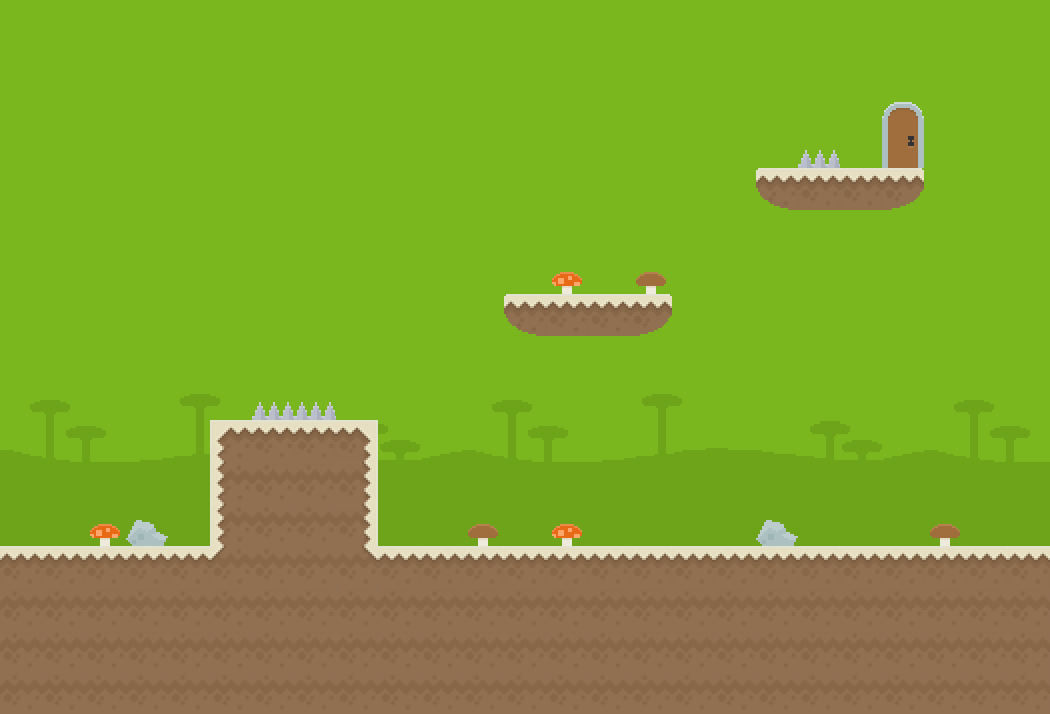

Rendered tile map (Tiled .tmx) drawn with the repository's tilesets; below, a short description and the full map source, tile grids included:
An orthogonal 25x17 tile map with 42x42 px tiles, 2 tile layers (background, foreground) and 3 objects (player, diamond).

<map version="1.0" tiledversion="1.0.2" orientation="orthogonal" renderorder="right-down" width="25" height="17" tilewidth="42" tileheight="42" nextobjectid="29">
 <tileset firstgid="1" source="tileset.tsx" />
 <layer name="background" width="25" height="17">
  <data encoding="csv">
330,330,330,330,330,330,330,330,330,330,330,330,330,330,330,330,330,330,330,330,330,330,330,330,330,
330,330,330,330,330,330,330,330,330,330,330,330,330,330,330,330,330,330,330,330,330,330,330,330,330,
330,330,330,330,330,330,330,330,330,330,330,330,330,330,330,330,330,330,330,330,330,330,330,330,330,
330,330,330,330,330,330,330,330,330,330,330,330,330,330,330,330,330,330,330,330,330,330,330,330,330,
330,330,330,330,330,330,330,330,330,330,330,330,330,330,330,330,330,330,330,330,330,330,330,330,330,
330,330,330,330,330,330,330,330,330,330,330,330,330,330,330,330,330,330,330,330,330,330,330,330,330,
330,330,330,330,330,330,330,330,330,330,330,330,330,330,330,330,330,330,330,330,330,330,330,330,330,
330,330,330,330,330,330,330,330,330,330,330,330,330,330,330,330,330,330,330,330,330,330,330,330,330,
330,330,330,330,330,330,330,330,330,330,330,330,330,330,330,330,330,330,330,330,330,330,330,330,330,
320,321,322,323,324,325,326,327,328,329,330,320,321,322,323,324,325,326,327,328,329,330,320,321,322,
350,351,352,353,354,355,356,357,358,359,360,350,351,352,353,354,355,356,357,358,359,360,350,351,352,
380,381,382,383,384,385,386,387,388,389,390,380,381,382,383,384,385,386,387,388,389,390,380,381,382,
390,390,390,390,390,390,390,390,390,390,390,390,390,390,390,390,390,390,390,390,390,390,390,390,390,
390,390,390,390,390,390,390,390,390,390,390,390,390,390,390,390,390,390,390,390,390,390,390,390,390,
390,390,390,390,390,390,390,390,390,390,390,390,390,390,390,390,390,390,390,390,390,390,390,390,390,
390,390,390,390,390,390,390,390,390,390,390,390,390,390,390,390,390,390,390,390,390,390,390,390,390,
390,390,390,390,390,390,390,390,390,390,390,390,390,390,390,390,390,390,390,390,390,390,390,390,390
</data>
 </layer>
 <layer name="foreground" width="25" height="17">
  <data encoding="csv">
0,0,0,0,0,0,0,0,0,0,0,0,0,0,0,0,0,0,0,0,0,0,0,0,0,
0,0,0,0,0,0,0,0,0,0,0,0,0,0,0,0,0,0,0,0,0,0,0,0,0,
0,0,0,0,0,0,0,0,0,0,0,0,0,0,0,0,0,0,0,0,0,167,0,0,0,
0,0,0,0,0,0,0,0,0,0,0,0,0,0,0,0,0,0,0,119,0,168,0,0,0,
0,0,0,0,0,0,0,0,0,0,0,0,0,0,0,0,0,0,651,621,621,652,0,0,0,
0,0,0,0,0,0,0,0,0,0,0,0,0,0,0,0,0,0,0,0,0,0,0,0,0,
0,0,0,0,0,0,0,0,0,0,0,0,0,109,0,108,0,0,0,0,0,0,0,0,0,
0,0,0,0,0,0,0,0,0,0,0,0,651,621,621,652,0,0,0,0,0,0,0,0,0,
0,0,0,0,0,0,0,0,0,0,0,0,0,0,0,0,0,0,0,0,0,0,0,0,0,
0,0,0,0,0,0,119,119,0,0,0,0,0,0,0,0,0,0,0,0,0,0,0,0,0,
0,0,0,0,0,679,621,621,680,0,0,0,0,0,0,0,0,0,0,0,0,0,0,0,0,
0,0,0,0,0,683,653,653,684,0,0,0,0,0,0,0,0,0,0,0,0,0,0,0,0,
0,0,109,49,0,683,653,653,684,0,0,108,0,109,0,0,0,0,49,0,0,0,108,0,0,
621,621,621,621,621,681,653,653,682,621,621,621,621,621,621,621,621,621,621,621,621,621,621,621,621,
653,653,653,653,653,653,653,653,653,653,653,653,653,653,653,653,653,653,653,653,653,653,653,653,653,
653,653,653,653,653,653,653,653,653,653,653,653,653,653,653,653,653,653,653,653,653,653,653,653,653,
653,653,653,653,653,653,653,653,653,653,653,653,653,653,653,653,653,653,653,653,653,653,653,653,653
</data>
 </layer>
 <objectgroup name="objects">
  <object id="23" x="546" y="-180" width="2" />
  <object id="26" name="player" type="player" x="58" y="470" width="66" height="68" />
  <object id="28" name="diamond" x="258.667" y="136" width="38.6667" height="42.6667" />
 </objectgroup>
</map>
